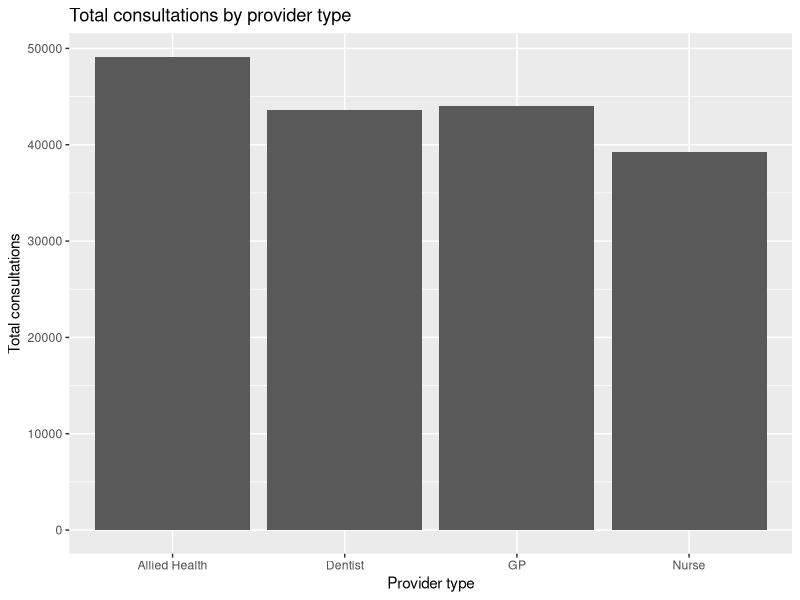

R code for this plot:
## ---- chunk 1

library(dplyr)
library(ggplot2)
library(readr)
library(knitr)

df <- read_csv("../data/sample_data.csv")

summary_tab <- df |>
  summarise(total_people = sum(n_people),
           total_consultations = sum(n_consultations),
           avg_consultations_per_ppl = round(total_consultations / total_people, 2)
  )

kable(summary_tab)

## ---- chunk 2


summary_provider <- df |>
  group_by(provider_type) |>
  summarise(total_consultations = sum(n_consultations),
           .groups = "drop")

ggplot(summary_provider,
       aes(x = provider_type,
           y = total_consultations)
       ) +
  geom_col() +
  labs(title = "Total consultations by provider type",
       x = "Provider type",
       y = "Total consultations")
